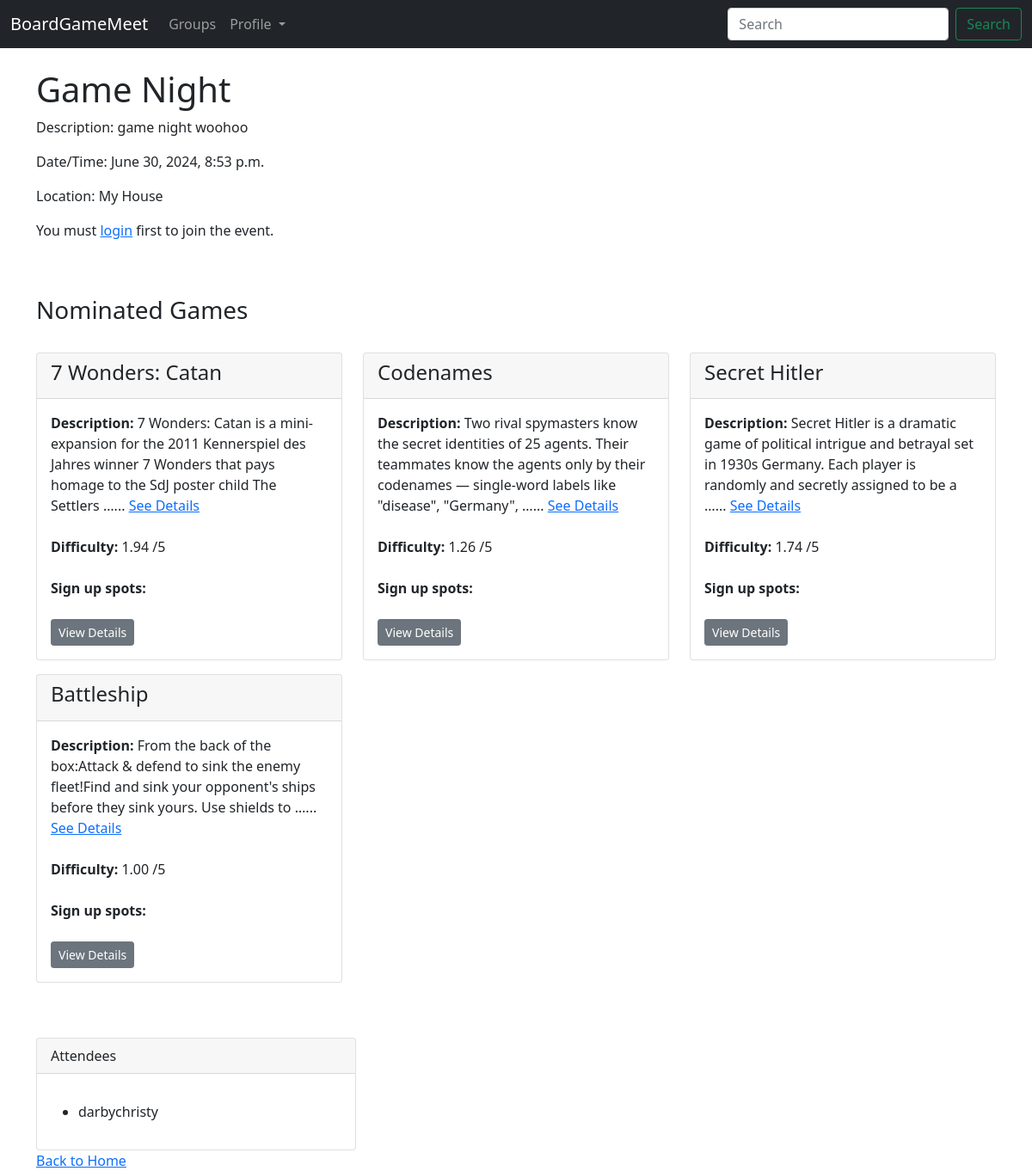
The page /event/1/ on the database as committed earlier.
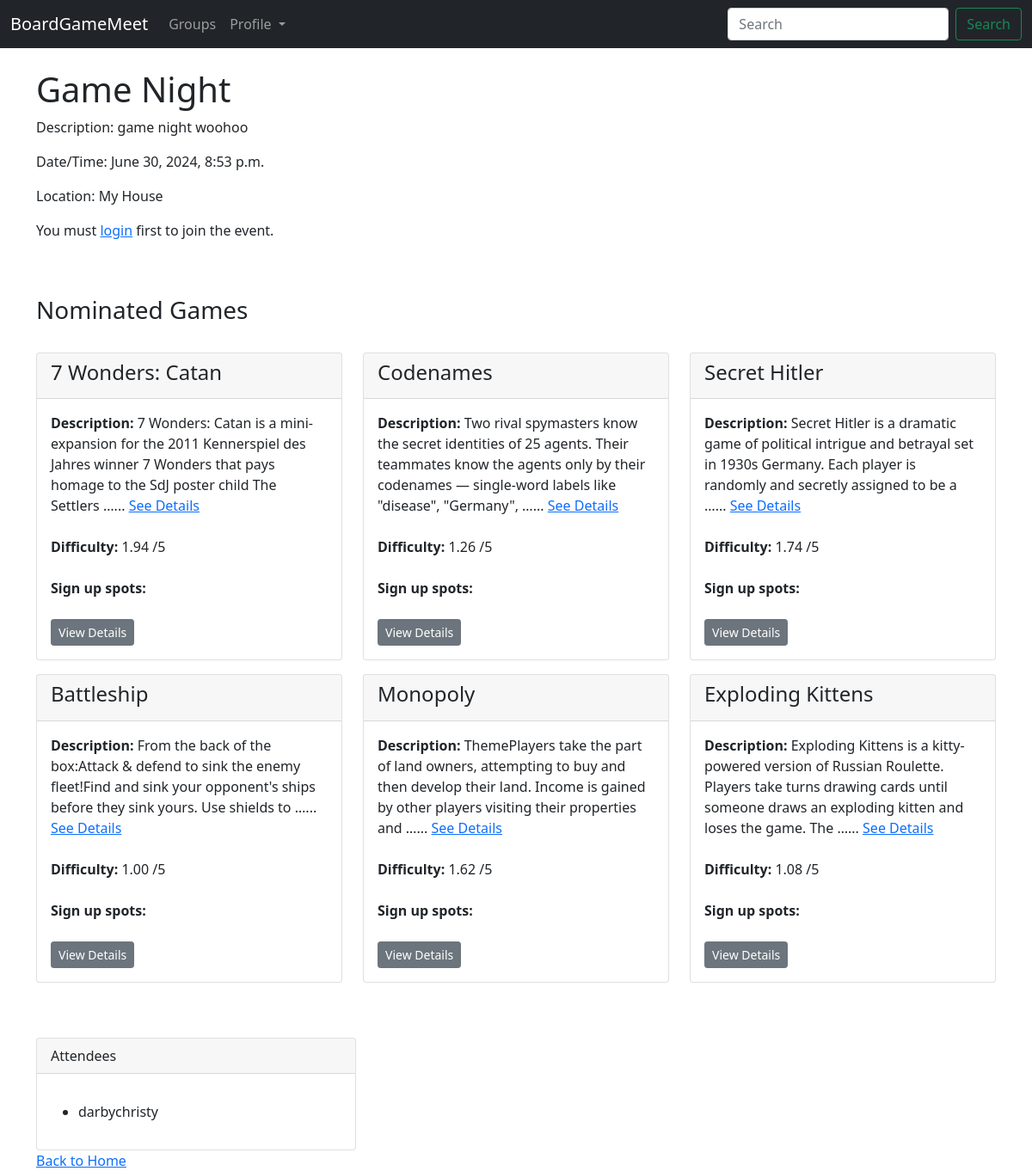
The same page on the database as committed later.
### boardgame/models.py (models this page shows, shortened)
class Event(models.Model):
    group = models.ForeignKey(Group, on_delete=models.CASCADE)
    title = models.CharField(max_length=100)
    description = models.TextField()
    date_time = models.DateTimeField()
    location = models.ForeignKey('EventLocation', on_delete=models.CASCADE)
    attendees = models.ManyToManyField(User, through='EventAttendance')
    nominations = models.ManyToManyField(Game, through='GameNomination')

class EventLocation(models.Model):
    name = models.CharField(max_length=255)
    address = models.CharField(max_length=255)
    city = models.CharField(max_length=100)
    postcode = models.CharField(max_length=20)
    country = models.CharField(max_length=20)
    latitude = models.DecimalField(max_digits=9, decimal_places=6, blank=True, null=True)
    longitude = models.DecimalField(max_digits=9, decimal_places=6, blank=True, null=True)
    def __str__(self):
        return self.name

class Game(models.Model):
    name = models.CharField(max_length=200)
    min_players = models.PositiveIntegerField(blank=True, null=True)
    max_players = models.PositiveIntegerField(blank=True, null=True)
    min_playtime = models.PositiveIntegerField(blank=True, null=True)
    max_playtime = models.PositiveIntegerField(blank=True, null=True)
    age =models.PositiveIntegerField(blank=True, null=True)
    weight = models.CharField(max_length=10, blank=True, null=True)
    description = models.TextField(blank=True, null=True)
    thumbnail = models.URLField(blank=True, null=True)

### boardgame/views.py (the view, shortened to what this page needs)
# urls.py: path('event/<int:event_id>/', views.event_details, name='event_details'),
def event_details(request, event_id):
    event = get_object_or_404(Event, id=event_id)
    attendees = event.attendees.all()
    nominations = event.nominations.all()
    is_attending = attendees.filter(id=request.user.id).exists() #check to see if current user is attending
    context = {
        'event': event,
        'attendees': attendees,
        'is_attending': is_attending,
        'nominations': nominations,
    }
    return render(request, 'boardgame/event_details.html', context)

### boardgame/templates/boardgame/event_details.html (shortened to what this page needs)
{% extends 'boardgame/base.html' %}
{% load static %}
{% block content %}
<body>
    <head>
    </head>
    <h1>{{ event.title }}</h1>
    <p>Description: {{ event.description }}</p>
    <p>Date/Time: {{ event.date_time }}</p>
    <p>Location: {{ event.location }}</p>
    <div>
        {% if user.is_authenticated %}
        <form method="post" action="">
            {% csrf_token %}
            {% if is_attending %}
            <button type="submit" class="btn btn-secondary btn-sm" name="leave">Leave Event</button>
            <a href="{% url 'nominate_game' event.id %}" class="btn btn-secondary btn-sm">Nominate Game</a>
            {% else %}
            <button type="submit" class="btn btn-secondary btn-sm" name="join">Join Event </button>
            {% endif %}
        </form>
        {% else %}
        <p>You must <a href="{% url 'login' %}">login</a> first to join the event.</p>
        {% endif %}
    </div>
    <br /> <br />
    <h3>Nominated Games</h3>
    <br />
    <div class="row">
        {% for nomination in nominations %}
        <div class="col-md-4 mb-3">
            <div class="card">
                <div class="card-header">
                    <h4>{{ nomination.name }}</h4>
                </div>
                <div class="card-body">
                    <p class="card-text">
                        <b>Description:</b> {{ nomination.description|truncatewords:25|striptags|safe }}... <a
                            href="{% url 'game_details' event.id nomination.id %}">See
                            Details</a>
                        <br /> <br />
                        <b>Difficulty:</b> {{ nomination.weight }} /5
                        <br /> <br />
                        <b>Sign up spots:</b>
                        <br /><br />
                        <a href="{% url 'game_details' event.id nomination.id %}" class="btn btn-secondary btn-sm">View
                            Details</a>
                    </p>
                </div>
            </div>
        </div>
        {% endfor %}
    </div>
    <br /> <br />
    <div class="col-sm-4">
        <div class="card">
            <div class="card-header">
                Attendees
            </div>
            <div class="card-body">
                <p class="card-text">
                <ul>
                    {% for attendee in attendees %}
                    <li>{{ attendee.username }}</li>
                    {% endfor %}
                </ul>
                </p>
            </div>
        </div>
    </div>
    <div>
        <a href="{% url 'home' %}">Back to Home</a>
    </div>
</body>
{% endblock %}

### boardgame/templates/boardgame/base.html (shortened to what this page needs)
<!doctype html>
<html lang="en">
  <head>
    <link href="https://cdn.jsdelivr.net/npm/bootstrap@5.0.2/dist/css/bootstrap.min.css" rel="stylesheet">
  </head>
  <body>
    {% include 'boardgame/navbar.html' %}
    <br/>
    <div class="container">
      {% block content %}
      {% endblock %}
    </div>
  </body>
</html>

### boardgame/templates/boardgame/navbar.html (shortened to what this page needs)
<nav class="navbar navbar-expand-lg navbar-dark bg-dark">
  <div class="container-fluid">
    <a class="navbar-brand" href="{% url 'home' %}">BoardGameMeet</a>
    <div class="collapse navbar-collapse" id="navbarSupportedContent">
      <ul class="navbar-nav me-auto mb-2 mb-lg-0">
        <li class="nav-item">
          <a class="nav-link" href="{% url 'create_group' %}">Groups</a>
        </li>
        <li class="nav-item dropdown">
          <a class="nav-link dropdown-toggle" href="#" id="navbarDropdown" role="button" data-bs-toggle="dropdown" aria-expanded="false">
            Profile
          </a>
        </li>
      </ul>
      <form class="d-flex">
        <input class="form-control me-2" type="search" placeholder="Search" aria-label="Search">
        <button class="btn btn-outline-success" type="submit">Search</button>
      </form>
    </div>
  </div>
</nav>

Rows that differ between the two databases and show on the page:
added Game: name "Monopoly", description "ThemePlayers take the part of land owners, attempting to buy and then develop their land. Income is gained by other players visiting their properties and …", weight "1.62"
added Game: name "Exploding Kittens", description "Exploding Kittens is a kitty-powered version of Russian Roulette. Players take turns drawing cards until someone draws an exploding kitten and loses the game. The …", weight "1.08"
